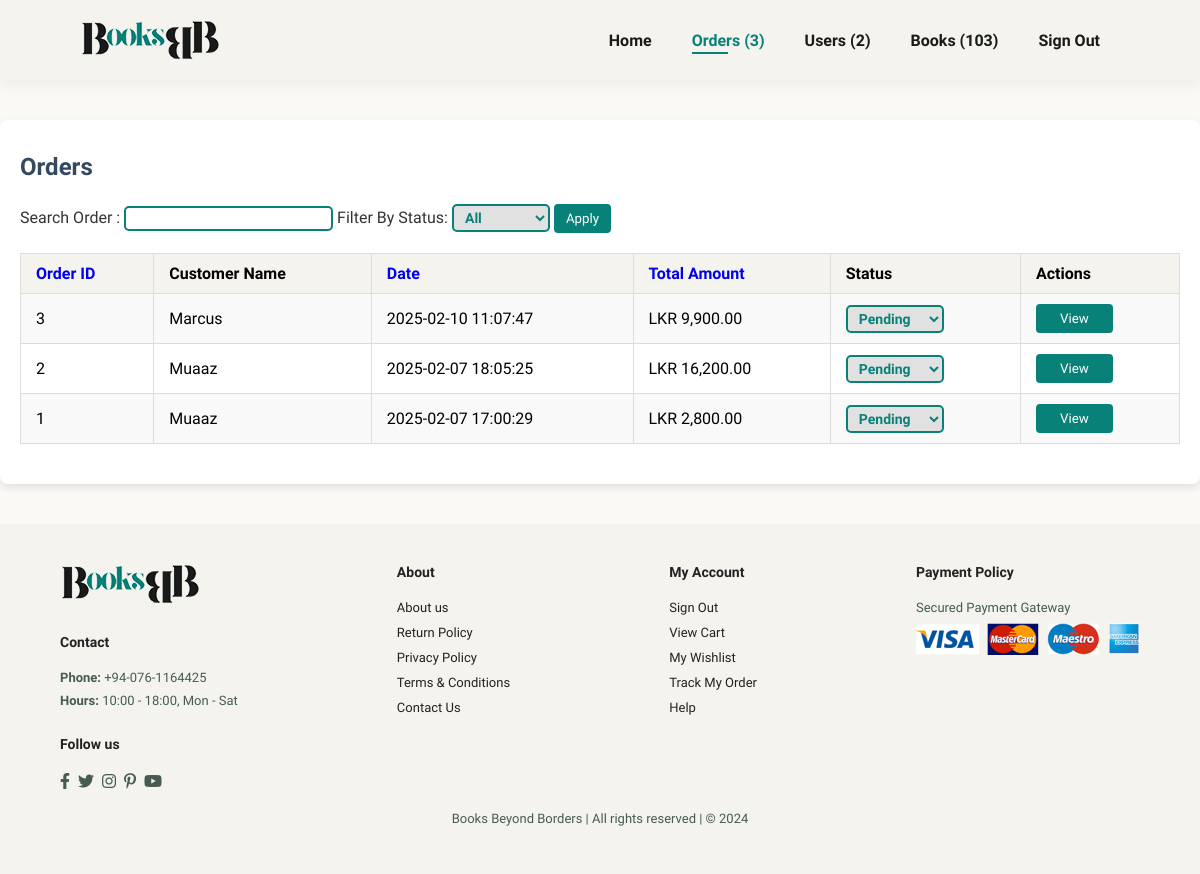
The app's page /admin/orders.php (signed in), older data.
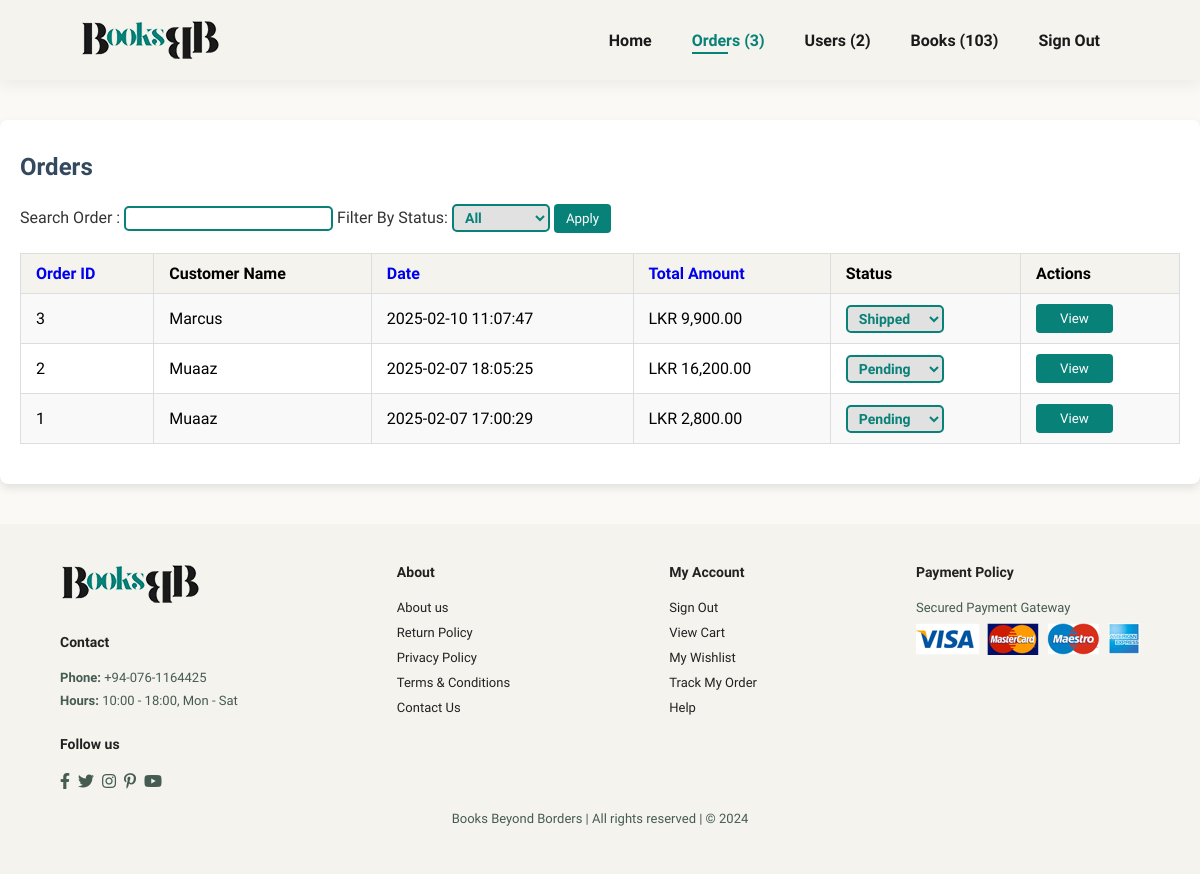
The same page, newer data.
### tables this page shows
CREATE TABLE IF NOT EXISTS `orders` (
  `id` int NOT NULL AUTO_INCREMENT,
  `user_id` int NOT NULL,
  `order_date` datetime NOT NULL,
  `total_amount` decimal(10,2) NOT NULL,
  `status` varchar(50) DEFAULT 'Pending',
  PRIMARY KEY (`id`),
  KEY `user_id` (`user_id`)
);

CREATE TABLE IF NOT EXISTS `users` (
  `id` int NOT NULL AUTO_INCREMENT,
  `username` varchar(255) NOT NULL,
  `email` varchar(155) NOT NULL,
  `password` varchar(255) NOT NULL,
  `role` varchar(10) DEFAULT 'Customer',
  PRIMARY KEY (`id`),
  UNIQUE KEY `email` (`email`)
);

### admin/orders.php (the view, shortened to what this page needs)
<?php
require 'header.php';
function getOrders($conn, $search_term="", $filter_status = "", $sort_column = 'order_date', $sort_direction = 'DESC', $start_index = 0, $items_per_page = 10){
     $orders = [];
     $sql = "SELECT o.id, o.order_date, o.total_amount, o.status, u.username
                 FROM orders o
                 JOIN users u ON o.user_id = u.id
                WHERE (u.username LIKE '%$search_term%' OR o.id LIKE '%$search_term%')";
         $sql .= " ORDER BY $sort_column $sort_direction";
         $sql .= " LIMIT $start_index, $items_per_page";
           $result = $conn->query($sql);
        if ($result->num_rows > 0) {
            while ($row = $result->fetch_assoc()) {
              $orders[] = $row;
            }
        }
             return $orders;
}
$search_term = isset($_GET['search']) ? $_GET['search'] : '';
$filter_status = isset($_GET['filter_status']) ? $_GET['filter_status'] : '';
$sort_column = isset($_GET['sort']) ? $_GET['sort'] : 'order_date';
$sort_direction = isset($_GET['direction']) ? $_GET['direction'] : 'DESC';
$page = isset($_GET['page']) ? intval($_GET['page']) : 1;
$items_per_page = 5;
$start_index = ($page - 1) * $items_per_page;
$orders = getOrders($conn,$search_term, $filter_status, $sort_column, $sort_direction, $start_index, $items_per_page);
?>
<!DOCTYPE html>
<html lang="en">
<head>
    <link rel="stylesheet" href="https://pro.fontawesome.com/releases/v5.10.0/css/all.css"/>
    <link rel="stylesheet" href="../assets/style.css">
</head>
<body>
<div class="account-container">
    <div class="order-details">
<h2>Orders</h2>
<form method="GET">
    Search Order : <input type="text" name="search" value="<?php echo htmlspecialchars($search_term); ?>">
    Filter By Status:
        <select name="filter_status">
            <option value="">All</option>
        </select>
    <button type="submit">Apply</button>
</form>
<table id="orders-table" width="100%">
    <thead>
        <tr>
            <th><a href="?sort=id&direction=<?php echo ($sort_column == 'id' && $sort_direction == 'ASC') ? 'DESC' : 'ASC'; ?>">Order ID</a></th>
            <th>Customer Name</th>
            <th><a href="?sort=order_date&direction=<?php echo ($sort_column == 'order_date' && $sort_direction == 'ASC') ? 'DESC' : 'ASC'; ?>">Date</a></th>
            <th><a href="?sort=total_amount&direction=<?php echo ($sort_column == 'total_amount' && $sort_direction == 'ASC') ? 'DESC' : 'ASC'; ?>">Total Amount</a></th>
            <th>Status</th>
            <th>Actions</th>
        </tr>
    </thead>
    <tbody>
<?php if (empty($orders)): ?>
        <tr>
            <td colspan="6">No order was Found.</td>
        </tr>
        <?php else: ?>
            <?php foreach ($orders as $order): ?>
        <tr>
            <td><?php echo htmlspecialchars($order["id"]); ?></td>
            <td><?php echo htmlspecialchars($order["username"])?></td>
            <td><?php echo htmlspecialchars($order["order_date"]); ?></td>
            <td>LKR <?php echo htmlspecialchars(number_format($order["total_amount"], 2)); ?></td>
            <td>
                <form method="post">
                   <select name="new_status" onchange="this.form.submit()">
                      <option value="Pending" <?php if($order["status"] == 'Pending') echo 'selected'; ?>>Pending</option>
                      <option value="Shipped" <?php if($order["status"] == 'Shipped') echo 'selected'; ?>>Shipped</option>
                   </select>
                </form>
            </td>
            <td class = "actions">
               <button><a href="view_order.php?id=<?php echo htmlspecialchars($order["id"]); ?>" class = "view">View</a></button>
            </td>
        </tr>
         <?php endforeach; ?>
            <?php endif; ?>
    </tbody>
</table>
</div>
</div>
<?php include 'footer.php';
?>
</body>
</html>

Row changes from the older to the newer data that the page shows:
changed orders "Marcus": new_status "Pending" → "Shipped"
